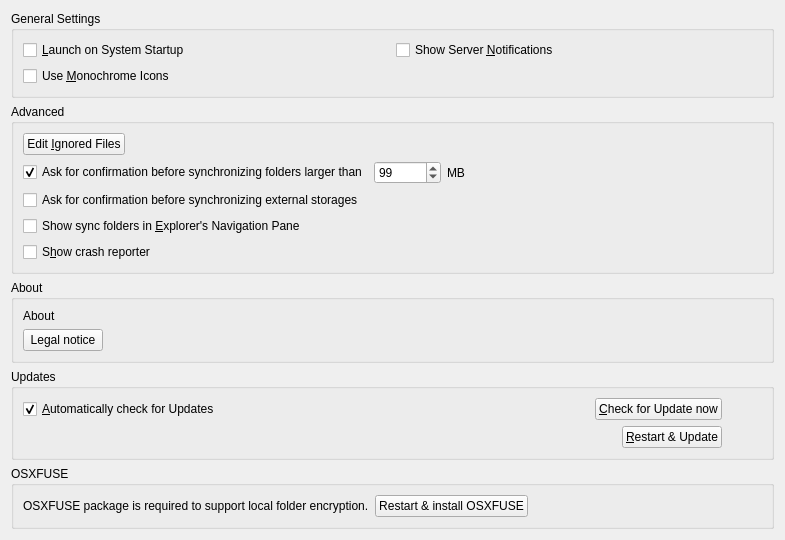
<?xml version="1.0" encoding="UTF-8"?>
<ui version="4.0">
 <class>OCC::GeneralSettings</class>
 <widget class="QWidget" name="OCC::GeneralSettings">
  <property name="geometry">
   <rect>
    <x>0</x>
    <y>0</y>
    <width>785</width>
    <height>523</height>
   </rect>
  </property>
  <property name="windowTitle">
   <string notr="true">Form</string>
  </property>
  <layout class="QGridLayout" name="gridLayout_3">
   <item row="2" column="0">
    <widget class="QGroupBox" name="aboutGroupBox">
     <property name="title">
      <string>About</string>
     </property>
     <layout class="QVBoxLayout" name="verticalLayout_3">
      <item>
       <widget class="QLabel" name="aboutLabel">
        <property name="sizePolicy">
         <sizepolicy hsizetype="Preferred" vsizetype="Minimum">
          <horstretch>0</horstretch>
          <verstretch>0</verstretch>
         </sizepolicy>
        </property>
        <property name="text">
         <string>About</string>
        </property>
       </widget>
      </item>
      <item>
       <layout class="QHBoxLayout" name="horizontalLayout_6">
        <item>
         <widget class="QPushButton" name="legalNoticeButton">
          <property name="text">
           <string>Legal notice</string>
          </property>
         </widget>
        </item>
        <item>
         <spacer name="horizontalSpacer_2">
          <property name="orientation">
           <enum>Qt::Horizontal</enum>
          </property>
          <property name="sizeHint" stdset="0">
           <size>
            <width>40</width>
            <height>20</height>
           </size>
          </property>
         </spacer>
        </item>
       </layout>
      </item>
     </layout>
    </widget>
   </item>
   <item row="0" column="0">
    <widget class="QGroupBox" name="generalGroupBox">
     <property name="title">
      <string>General Settings</string>
     </property>
     <layout class="QGridLayout" name="gridLayout_2">
      <item row="1" column="0">
       <widget class="QCheckBox" name="monoIconsCheckBox">
        <property name="toolTip">
         <string>For System Tray</string>
        </property>
        <property name="text">
         <string>Use &amp;Monochrome Icons</string>
        </property>
       </widget>
      </item>
      <item row="0" column="0">
       <widget class="QCheckBox" name="autostartCheckBox">
        <property name="text">
         <string>&amp;Launch on System Startup</string>
        </property>
       </widget>
      </item>
      <item row="0" column="1">
       <widget class="QCheckBox" name="serverNotificationsCheckBox">
        <property name="text">
         <string>Show Server &amp;Notifications</string>
        </property>
       </widget>
      </item>
     </layout>
    </widget>
   </item>
   <item row="3" column="0">
    <widget class="QGroupBox" name="updatesGroupBox">
     <property name="title">
      <string>Updates</string>
     </property>
     <layout class="QGridLayout" name="gridLayout_4">
      <item row="0" column="0">
       <layout class="QHBoxLayout" name="horizontalLayout_11">
        <item>
         <widget class="QCheckBox" name="autoCheckForUpdatesCheckBox">
          <property name="text">
           <string>&amp;Automatically check for Updates</string>
          </property>
          <property name="checked">
           <bool>true</bool>
          </property>
         </widget>
        </item>
        <item>
         <widget class="QPushButton" name="updateButton">
          <property name="sizePolicy">
           <sizepolicy hsizetype="Maximum" vsizetype="Fixed">
            <horstretch>0</horstretch>
            <verstretch>0</verstretch>
           </sizepolicy>
          </property>
          <property name="text">
           <string>&amp;Check for Update now</string>
          </property>
         </widget>
        </item>
        <item>
         <spacer name="horizontalSpacer_5">
          <property name="orientation">
           <enum>Qt::Horizontal</enum>
          </property>
          <property name="sizeType">
           <enum>QSizePolicy::Preferred</enum>
          </property>
          <property name="sizeHint" stdset="0">
           <size>
            <width>40</width>
            <height>20</height>
           </size>
          </property>
         </spacer>
        </item>
       </layout>
      </item>
      <item row="1" column="0">
       <layout class="QHBoxLayout" name="horizontalLayout_2">
        <item>
         <widget class="QLabel" name="updateStateLabel">
          <property name="text">
           <string/>
          </property>
          <property name="wordWrap">
           <bool>true</bool>
          </property>
          <property name="openExternalLinks">
           <bool>true</bool>
          </property>
         </widget>
        </item>
        <item>
         <widget class="QPushButton" name="restartButton">
          <property name="sizePolicy">
           <sizepolicy hsizetype="Maximum" vsizetype="Fixed">
            <horstretch>0</horstretch>
            <verstretch>0</verstretch>
           </sizepolicy>
          </property>
          <property name="text">
           <string>&amp;Restart &amp;&amp; Update</string>
          </property>
         </widget>
        </item>
        <item>
         <spacer name="horizontalSpacer">
          <property name="orientation">
           <enum>Qt::Horizontal</enum>
          </property>
          <property name="sizeType">
           <enum>QSizePolicy::Preferred</enum>
          </property>
          <property name="sizeHint" stdset="0">
           <size>
            <width>40</width>
            <height>20</height>
           </size>
          </property>
         </spacer>
        </item>
       </layout>
      </item>
     </layout>
    </widget>
   </item>
   <item row="4" column="0">
    <spacer name="verticalSpacer">
     <property name="orientation">
      <enum>Qt::Vertical</enum>
     </property>
     <property name="sizeHint" stdset="0">
      <size>
       <width>20</width>
       <height>0</height>
      </size>
     </property>
    </spacer>
   </item>
   <item row="1" column="0">
    <widget class="QGroupBox" name="groupBox">
     <property name="title">
      <string>Advanced</string>
     </property>
     <layout class="QVBoxLayout" name="verticalLayout">
      <item>
       <layout class="QHBoxLayout" name="horizontalLayout_4">
        <item>
         <widget class="QPushButton" name="ignoredFilesButton">
          <property name="text">
           <string>Edit &amp;Ignored Files</string>
          </property>
         </widget>
        </item>
        <item>
         <spacer name="horizontalSpacer_4">
          <property name="orientation">
           <enum>Qt::Horizontal</enum>
          </property>
          <property name="sizeHint" stdset="0">
           <size>
            <width>555</width>
            <height>20</height>
           </size>
          </property>
         </spacer>
        </item>
       </layout>
      </item>
      <item>
       <layout class="QHBoxLayout" name="horizontalLayout_3">
        <item>
         <widget class="QCheckBox" name="newFolderLimitCheckBox">
          <property name="text">
           <string>Ask for confirmation before synchronizing folders larger than</string>
          </property>
          <property name="checked">
           <bool>true</bool>
          </property>
         </widget>
        </item>
        <item>
         <widget class="QSpinBox" name="newFolderLimitSpinBox">
          <property name="maximum">
           <number>999999</number>
          </property>
          <property name="value">
           <number>99</number>
          </property>
         </widget>
        </item>
        <item>
         <widget class="QLabel" name="label">
          <property name="text">
           <string extracomment="Trailing part of &quot;Ask confirmation before syncing folder larger than&quot; ">MB</string>
          </property>
         </widget>
        </item>
        <item>
         <spacer name="horizontalSpacer_3">
          <property name="orientation">
           <enum>Qt::Horizontal</enum>
          </property>
          <property name="sizeHint" stdset="0">
           <size>
            <width>40</width>
            <height>20</height>
           </size>
          </property>
         </spacer>
        </item>
       </layout>
      </item>
      <item>
       <layout class="QHBoxLayout" name="horizontalLayout_8">
        <item>
         <widget class="QCheckBox" name="newExternalStorage">
          <property name="text">
           <string>Ask for confirmation before synchronizing external storages</string>
          </property>
         </widget>
        </item>
       </layout>
      </item>
      <item>
       <layout class="QHBoxLayout" name="horizontalLayout_10">
        <item>
         <widget class="QCheckBox" name="showInExplorerNavigationPaneCheckBox">
          <property name="text">
           <string>Show sync folders in &amp;Explorer's Navigation Pane</string>
          </property>
         </widget>
        </item>
       </layout>
      </item>
      <item>
       <layout class="QHBoxLayout" name="horizontalLayout_9">
        <item>
         <widget class="QCheckBox" name="crashreporterCheckBox">
          <property name="sizePolicy">
           <sizepolicy hsizetype="MinimumExpanding" vsizetype="Fixed">
            <horstretch>0</horstretch>
            <verstretch>0</verstretch>
           </sizepolicy>
          </property>
          <property name="text">
           <string>S&amp;how crash reporter</string>
          </property>
         </widget>
        </item>
       </layout>
      </item>
     </layout>
    </widget>
   </item>
   <item row="5" column="0">
    <widget class="QGroupBox" name="fuseInstallProposal">
     <property name="title">
      <string>OSXFUSE</string>
     </property>
     <layout class="QVBoxLayout" name="horizontalLayout_7">
      <item>
       <layout class="QHBoxLayout" name="horizontalLayout_5">
        <item>
         <widget class="QLabel" name="label_2">
          <property name="sizePolicy">
           <sizepolicy hsizetype="MinimumExpanding" vsizetype="Fixed">
            <horstretch>0</horstretch>
            <verstretch>0</verstretch>
           </sizepolicy>
          </property>
          <property name="text">
           <string>OSXFUSE package is required to support local folder encryption.</string>
          </property>
         </widget>
        </item>
        <item>
         <widget class="QPushButton" name="fuseInstallButton">
          <property name="text">
           <string>Restart &amp;&amp; install OSXFUSE</string>
          </property>
         </widget>
        </item>
        <item>
         <spacer name="horizontalSpacer_5">
          <property name="orientation">
           <enum>Qt::Horizontal</enum>
          </property>
          <property name="sizeHint" stdset="0">
           <size>
            <width>40</width>
            <height>20</height>
           </size>
          </property>
         </spacer>
        </item>
       </layout>
      </item>
     </layout>
    </widget>
   </item>
  </layout>
 </widget>
 <tabstops>
  <tabstop>autostartCheckBox</tabstop>
  <tabstop>serverNotificationsCheckBox</tabstop>
  <tabstop>monoIconsCheckBox</tabstop>
  <tabstop>ignoredFilesButton</tabstop>
  <tabstop>newFolderLimitCheckBox</tabstop>
  <tabstop>newFolderLimitSpinBox</tabstop>
  <tabstop>crashreporterCheckBox</tabstop>
  <tabstop>autoCheckForUpdatesCheckBox</tabstop>
  <tabstop>updateButton</tabstop>
  <tabstop>restartButton</tabstop>
 </tabstops>
 <resources/>
 <connections>
  <connection>
   <sender>newFolderLimitCheckBox</sender>
   <signal>toggled(bool)</signal>
   <receiver>newFolderLimitSpinBox</receiver>
   <slot>setEnabled(bool)</slot>
   <hints>
    <hint type="sourcelabel">
     <x>247</x>
     <y>188</y>
    </hint>
    <hint type="destinationlabel">
     <x>497</x>
     <y>190</y>
    </hint>
   </hints>
  </connection>
 </connections>
</ui>
